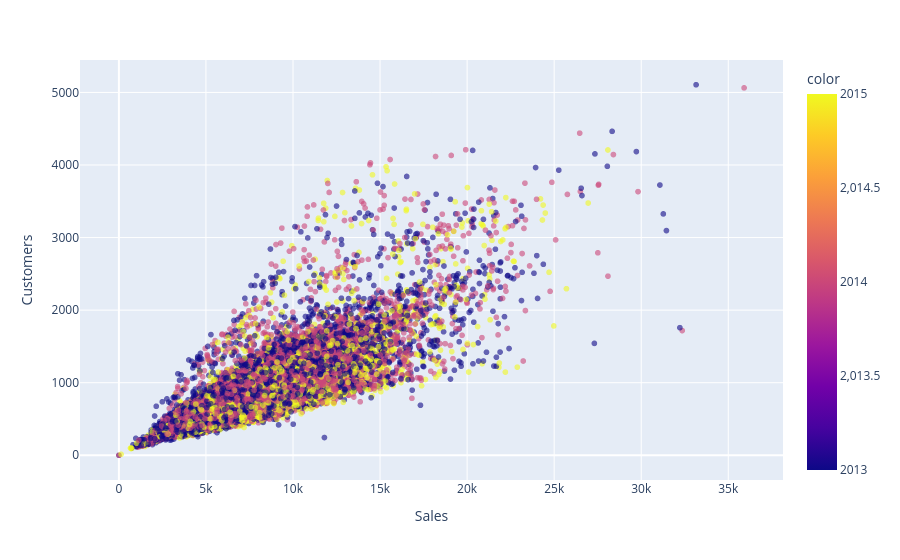

Write notebook code for a chart like this one.
### Code cell
px.scatter(temp_df, x='Sales', y='Customers' ,color=temp_df.Date.dt.year, opacity=0.6)

### Figure 1 — Plotly figure (JSON) as saved in the notebook; plotly's stock layout.template omitted (floating-point values rounded to 4 significant figures; data arrays with more than 128 entries replaced by an {"elided": "..."} marker saying what was removed)
{"data": [{"hovertemplate": "Sales=%{x}<br>Customers=%{y}<br>color=%{marker.color}<extra></extra>", "legendgroup": "", "marker": {"color": {"elided": "40000 int values"}, "coloraxis": "coloraxis", "opacity": 0.6, "symbol": "circle"}, "mode": "markers", "name": "", "showlegend": false, "type": "scattergl", "x": {"elided": "40000 int values"}, "xaxis": "x", "y": {"elided": "40000 int values"}, "yaxis": "y"}], "layout": {"coloraxis": {"colorbar": {"title": {"text": "color"}}, "colorscale": [[0, "#0d0887"], [0.1111, "#46039f"], [0.2222, "#7201a8"], [0.3333, "#9c179e"], [0.4444, "#bd3786"], [0.5556, "#d8576b"], [0.6667, "#ed7953"], [0.7778, "#fb9f3a"], [0.8889, "#fdca26"], [1, "#f0f921"]]}, "legend": {"tracegroupgap": 0}, "margin": {"t": 60}, "xaxis": {"anchor": "y", "domain": [0, 1], "title": {"text": "Sales"}}, "yaxis": {"anchor": "x", "domain": [0, 1], "title": {"text": "Customers"}}}}
